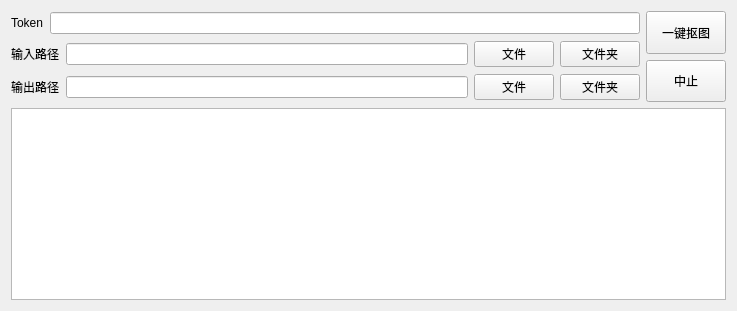
<?xml version="1.0" encoding="UTF-8"?>
<ui version="4.0">
 <class>Widget</class>
 <widget class="QWidget" name="Widget">
  <property name="geometry">
   <rect>
    <x>0</x>
    <y>0</y>
    <width>737</width>
    <height>311</height>
   </rect>
  </property>
  <property name="windowTitle">
   <string>AutoMatting</string>
  </property>
  <layout class="QVBoxLayout" name="verticalLayout_4">
   <item>
    <layout class="QHBoxLayout" name="horizontalLayout_4">
     <item>
      <layout class="QVBoxLayout" name="verticalLayout">
       <item>
        <layout class="QHBoxLayout" name="horizontalLayout_2">
         <item>
          <widget class="QLabel" name="label">
           <property name="text">
            <string>Token</string>
           </property>
          </widget>
         </item>
         <item>
          <widget class="QLineEdit" name="lineEdit"/>
         </item>
        </layout>
       </item>
       <item>
        <layout class="QHBoxLayout" name="horizontalLayout">
         <item>
          <widget class="QLabel" name="inputBtn_2">
           <property name="text">
            <string>输入路径</string>
           </property>
          </widget>
         </item>
         <item>
          <widget class="QLineEdit" name="inputEdit"/>
         </item>
         <item>
          <widget class="QPushButton" name="inputBtn">
           <property name="text">
            <string>文件</string>
           </property>
          </widget>
         </item>
         <item>
          <widget class="QPushButton" name="pushButton_4">
           <property name="text">
            <string>文件夹</string>
           </property>
          </widget>
         </item>
        </layout>
       </item>
       <item>
        <layout class="QHBoxLayout" name="horizontalLayout_3">
         <item>
          <widget class="QLabel" name="label_3">
           <property name="text">
            <string>输出路径</string>
           </property>
          </widget>
         </item>
         <item>
          <widget class="QLineEdit" name="outputEdit"/>
         </item>
         <item>
          <widget class="QPushButton" name="outputBtn">
           <property name="text">
            <string>文件</string>
           </property>
          </widget>
         </item>
         <item>
          <widget class="QPushButton" name="outputBtn_2">
           <property name="text">
            <string>文件夹</string>
           </property>
          </widget>
         </item>
        </layout>
       </item>
      </layout>
     </item>
     <item>
      <layout class="QVBoxLayout" name="verticalLayout_2">
       <item>
        <widget class="QPushButton" name="matBtn">
         <property name="sizePolicy">
          <sizepolicy hsizetype="Minimum" vsizetype="Expanding">
           <horstretch>0</horstretch>
           <verstretch>0</verstretch>
          </sizepolicy>
         </property>
         <property name="text">
          <string>一键抠图</string>
         </property>
        </widget>
       </item>
       <item>
        <widget class="QPushButton" name="stopBtn">
         <property name="sizePolicy">
          <sizepolicy hsizetype="Minimum" vsizetype="Expanding">
           <horstretch>0</horstretch>
           <verstretch>0</verstretch>
          </sizepolicy>
         </property>
         <property name="text">
          <string>中止</string>
         </property>
        </widget>
       </item>
      </layout>
     </item>
    </layout>
   </item>
   <item>
    <layout class="QVBoxLayout" name="verticalLayout_3">
     <item>
      <widget class="QPlainTextEdit" name="plainTextEdit"/>
     </item>
    </layout>
   </item>
  </layout>
 </widget>
 <resources/>
 <connections/>
</ui>
